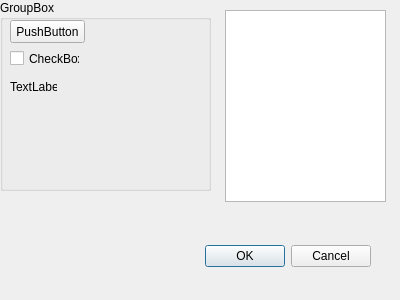
<?xml version="1.0" encoding="UTF-8"?>
<ui version="4.0">
 <class>Dialog</class>
 <widget class="QDialog" name="Dialog">
  <property name="geometry">
   <rect>
    <x>0</x>
    <y>0</y>
    <width>400</width>
    <height>300</height>
   </rect>
  </property>
  <property name="windowTitle">
   <string>Dialog</string>
  </property>
  <widget class="QDialogButtonBox" name="buttonBox">
   <property name="geometry">
    <rect>
     <x>30</x>
     <y>240</y>
     <width>341</width>
     <height>32</height>
    </rect>
   </property>
   <property name="orientation">
    <enum>Qt::Horizontal</enum>
   </property>
   <property name="standardButtons">
    <set>QDialogButtonBox::Cancel|QDialogButtonBox::Ok</set>
   </property>
  </widget>
  <widget class="QListView" name="listView">
   <property name="geometry">
    <rect>
     <x>225</x>
     <y>10</y>
     <width>161</width>
     <height>192</height>
    </rect>
   </property>
  </widget>
  <widget class="QGroupBox" name="groupBox">
   <property name="geometry">
    <rect>
     <x>0</x>
     <y>0</y>
     <width>211</width>
     <height>191</height>
    </rect>
   </property>
   <property name="title">
    <string>GroupBox</string>
   </property>
   <widget class="QPushButton" name="pushButton">
    <property name="geometry">
     <rect>
      <x>10</x>
      <y>20</y>
      <width>75</width>
      <height>23</height>
     </rect>
    </property>
    <property name="text">
     <string>PushButton</string>
    </property>
   </widget>
   <widget class="QCheckBox" name="checkBox">
    <property name="geometry">
     <rect>
      <x>10</x>
      <y>50</y>
      <width>70</width>
      <height>17</height>
     </rect>
    </property>
    <property name="text">
     <string>CheckBox</string>
    </property>
   </widget>
   <widget class="QLabel" name="label">
    <property name="geometry">
     <rect>
      <x>10</x>
      <y>80</y>
      <width>47</width>
      <height>13</height>
     </rect>
    </property>
    <property name="text">
     <string>TextLabel</string>
    </property>
   </widget>
  </widget>
 </widget>
 <resources/>
 <connections>
  <connection>
   <sender>buttonBox</sender>
   <signal>accepted()</signal>
   <receiver>Dialog</receiver>
   <slot>accept()</slot>
   <hints>
    <hint type="sourcelabel">
     <x>248</x>
     <y>254</y>
    </hint>
    <hint type="destinationlabel">
     <x>157</x>
     <y>274</y>
    </hint>
   </hints>
  </connection>
  <connection>
   <sender>buttonBox</sender>
   <signal>rejected()</signal>
   <receiver>Dialog</receiver>
   <slot>reject()</slot>
   <hints>
    <hint type="sourcelabel">
     <x>316</x>
     <y>260</y>
    </hint>
    <hint type="destinationlabel">
     <x>286</x>
     <y>274</y>
    </hint>
   </hints>
  </connection>
 </connections>
</ui>
